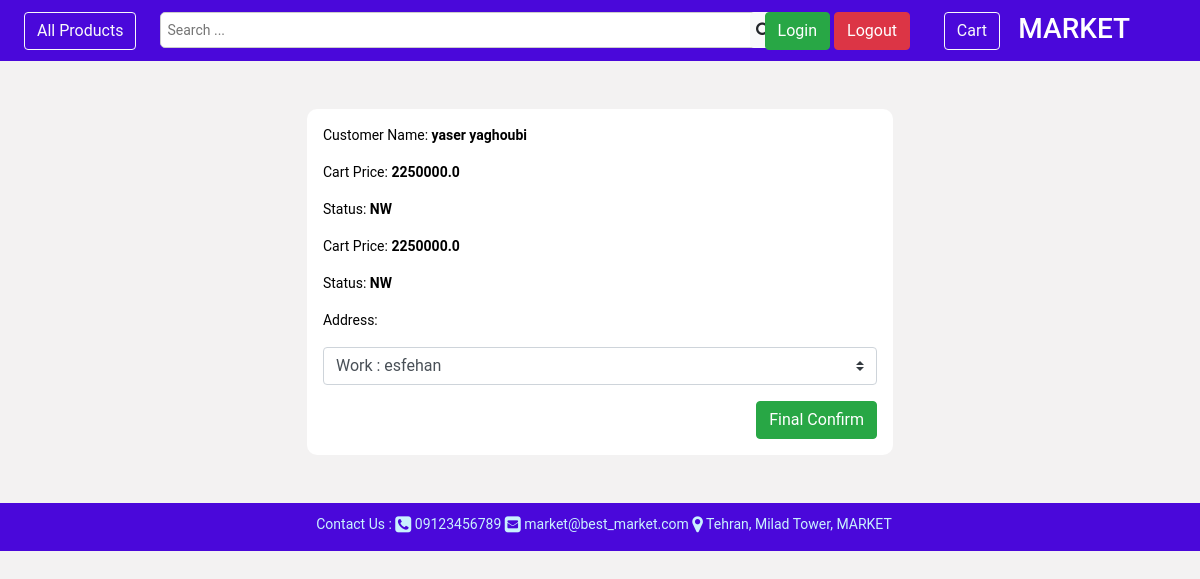
Page /order/cart/ (signed in) on the earlier database version.
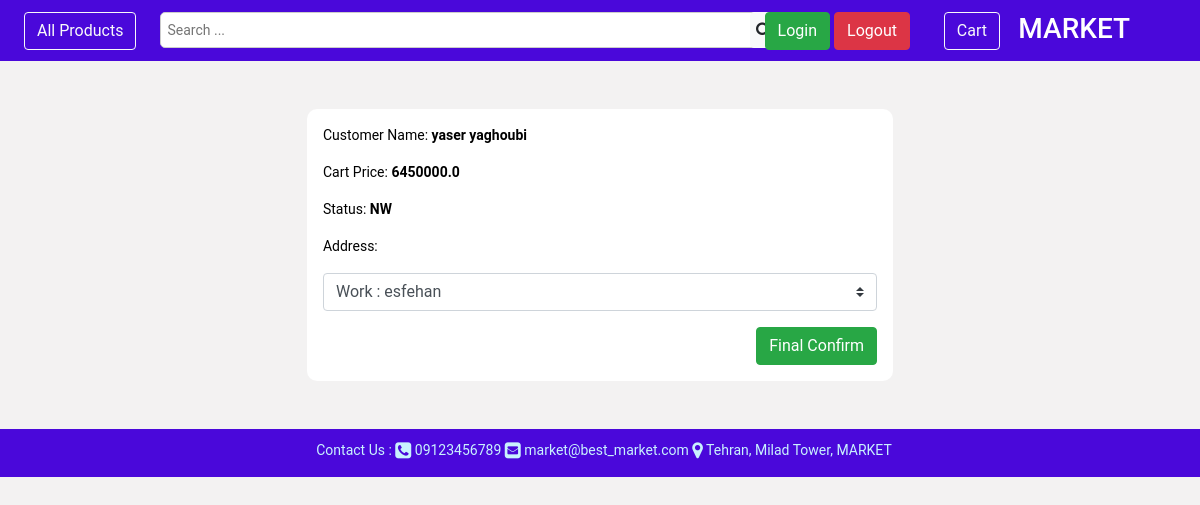
Same page on the later database version.
### order/models.py (models this page shows, shortened)
class Cart(BaseModel):
    customer = models.ForeignKey(Customer, verbose_name=_('customer'),
                                 help_text=_('specify owner customer for cart'),
                                 null=True, blank=True, on_delete=models.PROTECT)
    status = models.CharField(verbose_name=_('cart status'), help_text=_('display cart status'), max_length=20,
                              blank=False, null=False, choices=[('WA', _('waiting')), ('PD', _('paid'))],
                              default='WA')
    final_price = models.FloatField(verbose_name=_('final price'), help_text=_('final cart price'),
                                    null=True, blank=True)
    order_status = models.CharField(verbose_name=_('customer order status'), help_text=_('display status of order'),
                                    blank=False, null=False, choices=[('NW', _('new')), ('SN', _('send'))],
                                    default='NW', max_length=20)
    order_address = models.ForeignKey(Address, verbose_name=_('customer address'),
                                      help_text=_('specify address for send order'),
                                      null=True, blank=True, on_delete=models.PROTECT)

### order/views.py (the view, shortened to what this page needs)
# urls.py: path('cart/', CartView.as_view(), name='customer_cart'),
class CartView(View):
    def get(self, request, *args, **kwargs):
        customer = Customer.objects.get(id=self.request.user.id)
        customer_carts = Cart.objects.filter(customer=customer)
        customer_cart = customer_carts.filter(status='WA')
        if not customer_cart:
            customer_cart = Cart.objects.create(customer=Customer.objects.get(id=customer.id))
            customer_cart.save()
        addresses = Address.objects.filter(owner=customer)
        return render(request, 'order/cart.html',
                      {'customer': customer, 'customer_cart': customer_cart, 'addresses': addresses})

### core/models.py (called while the page is built)
    def get_queryset(self):
        return super().get_queryset().filter(deleted=False)

    def get_queryset(self):
        return super().get_queryset().filter(deleted=False)

### templates/order/cart.html (shortened to what this page needs)
{% extends "base.html" %}
{% load i18n %}
{% load static %}
{% block content %}
    <div class="container-fluid shadow">
        <div class="row m-auto w-75 p-5 h-75">
            <form class="form-group order_item_card_view text-left m-auto p-3" style="width: 75%; border-radius: 10px;
             padding: 10px; background-color: white" method="post">
                <p>{% translate 'Customer Name:' %}<strong> {{ customer.first_name }} {{ customer.last_name }}</strong>
                </p>
                {% for cus in customer_cart %}
                    <p>{% translate 'Cart Price:' %}<strong> {{ cus.final_price }}</strong></p>
                    <p>{% translate 'Status:' %}<strong> {{ cus.order_status }}</strong></p>
                {% endfor %}
                <p>{% translate 'Address:' %}</p>
                <div class="input-group mb-3">
                    <select class="custom-select" id="inputGroupSelect02" name="address">
                        {% for address in addresses %}
                            <option value='{{ address.id }}'>{{ address.title }} : {{ address.city }}</option>
                        {% endfor %}
                    </select>
                </div>
                <button type="submit" class="btn btn-success float-right">Final Confirm</button>
            </form>
        </div>
    </div>
    </div>
{% endblock %}

Differences in the rows shown:
removed Cart: final_price "2250000.0", order_status "NW"
changed Cart "NW": final_price "2250000.0" → "6450000.0"
